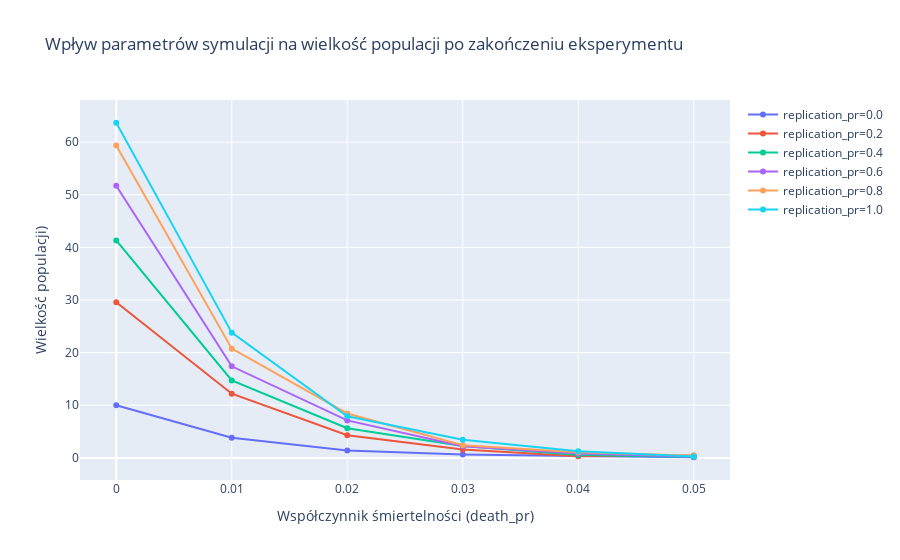

The notebook cell this image was saved under:
### Code cell
Plots.line(
    data=results, 
    x=death_pr, 
    lvl=replication_pr, 
    lvl_name="replication_pr", 
    swap=False, 
    labels=labels,
    log=False
).show()

### Figure 1 — Plotly figure (JSON) as saved in the notebook; plotly's stock layout.template omitted (floating-point values rounded to 4 significant figures)
{"data": [{"name": "replication_pr=0.0", "type": "scatter", "x": [0, 0.01, 0.02, 0.03, 0.04, 0.05], "y": [10, 3.84, 1.4, 0.64, 0.36, 0.12]}, {"name": "replication_pr=0.2", "type": "scatter", "x": [0, 0.01, 0.02, 0.03, 0.04, 0.05], "y": [29.56, 12.2, 4.32, 1.6, 0.32, 0.44]}, {"name": "replication_pr=0.4", "type": "scatter", "x": [0, 0.01, 0.02, 0.03, 0.04, 0.05], "y": [41.32, 14.72, 5.64, 2.24, 0.56, 0.16]}, {"name": "replication_pr=0.6", "type": "scatter", "x": [0, 0.01, 0.02, 0.03, 0.04, 0.05], "y": [51.72, 17.4, 7.12, 2.2, 0.84, 0.2]}, {"name": "replication_pr=0.8", "type": "scatter", "x": [0, 0.01, 0.02, 0.03, 0.04, 0.05], "y": [59.36, 20.76, 8.44, 2.4, 1.08, 0.4]}, {"name": "replication_pr=1.0", "type": "scatter", "x": [0, 0.01, 0.02, 0.03, 0.04, 0.05], "y": [63.68, 23.8, 7.92, 3.44, 1.24, 0.24]}], "layout": {"title": {"text": "Wpływ parametrów symulacji na wielkość populacji po zakończeniu eksperymentu"}, "xaxis": {"title": {"text": "Współczynnik śmiertelności (death_pr)"}}, "yaxis": {"title": {"text": "Wielkość populacji)"}}}}
